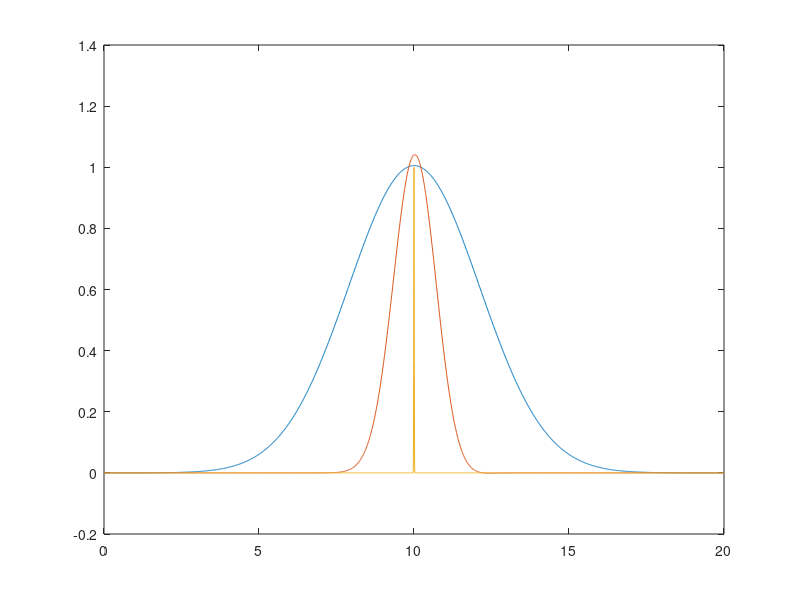

Here is the MATLAB script that generated this plot:
M1 = 400;
M2 = 40;
K1 = 17500;
K2 = 200000;
B1 = 4500;
B2 = 0;

H = [1 0 0 0];
PHI = [0
    K2];
PSI = [0
    B2];
I = [1 0
    0 1];
M = [M1 0
    0 M2];
K = [K1 -K1
    -K1 K1+K2];
B = [B1 -B1
    -B1 B1+B2];

zeri= [0 0
    0 0];

zeri2 = [0 
     0];

F = [zeri I
    -inv(M)*K -inv(M)*B];

G1 = [0
      0
    M\PHI];

G2 = F*[0
    0
    M\PSI];

G = G1 + G2;

P = tf(ss(F,G,H,0));

%%

t= 0:0.01:20;
t0 = 10;

sigma = 3;
u = exp(-(t-t0).^2/sigma^2);
y = lsim(P,u,t);
plot(t, y)
hold on

sigma = 1;
u = exp(-(t-t0).^2/sigma^2);
y = lsim(P,u,t);
plot(t, y)
hold on

sigma = .01;
u = exp(-(t-t0).^2/sigma^2);
y = lsim(P,u,t);
plot(t, u)
hold off
